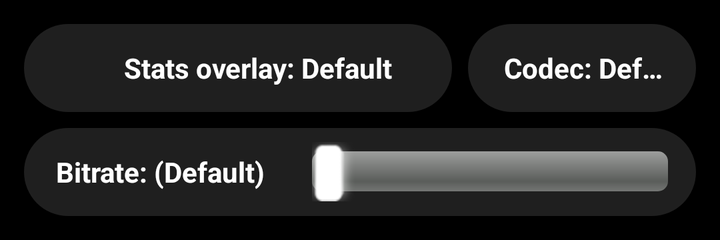
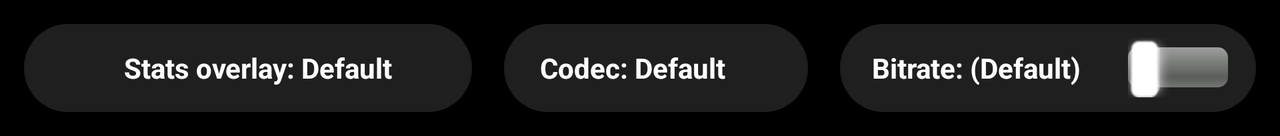

Compare how this app lays out the same screen by default and in its alternative resource folder. The renders come first, then the two layout files and the values they reference.
<!-- AndroidManifest.xml: application theme AppTheme -->
<!-- res/layout/overrides_section.xml -->
<?xml version="1.0" encoding="utf-8"?>
<LinearLayout xmlns:android="http://schemas.android.com/apk/res/android"
    xmlns:seekbar="http://schemas.moonlight-stream.com/apk/res/seekbar"
    android:id="@+id/overridesSection"
    android:layout_width="match_parent"
    android:layout_height="wrap_content"
    android:orientation="vertical"
    android:padding="12dp"
    android:background="?android:attr/selectableItemBackground">

    
    <LinearLayout
        android:layout_width="match_parent"
        android:layout_height="wrap_content"
        android:orientation="vertical">

        
        <LinearLayout
            android:layout_width="match_parent"
            android:layout_height="wrap_content"
            android:orientation="horizontal"
            android:layout_marginBottom="8dp">

        
        <LinearLayout
            android:id="@+id/perfOverlayButton"
            android:layout_width="wrap_content"
            android:layout_height="wrap_content"
            android:minHeight="44dp"
            android:orientation="horizontal"
            android:gravity="center_vertical"
            android:paddingTop="6dp"
            android:paddingBottom="6dp"
            android:paddingStart="14dp"
            android:paddingEnd="14dp"
            android:clickable="true"
            android:focusable="true"
            android:background="@drawable/button_border_rounded"
            android:layout_marginEnd="8dp">

            <ImageView
                android:id="@+id/perfOverlayIcon"
                android:layout_width="28dp"
                android:layout_height="28dp"
                android:src="@drawable/ic_perf_overlay_default"
                android:contentDescription="Performance Overlay Override" />

            <TextView
                android:id="@+id/perfOverlayLabel"
                android:layout_width="wrap_content"
                android:minWidth="150dp"
                android:layout_height="wrap_content"
                android:text="Stats overlay: Default"
                android:textSize="14sp"
                android:textColor="#FFFFFFFF"
                android:textStyle="bold"
                android:singleLine="true"
                android:ellipsize="end"
                android:layout_marginStart="8dp" />

        </LinearLayout>

        
        <LinearLayout
            android:id="@+id/codecButton"
            android:layout_width="wrap_content"
            android:layout_height="wrap_content"
            android:minHeight="44dp"
            android:orientation="horizontal"
            android:gravity="center_vertical"
            android:paddingTop="6dp"
            android:paddingBottom="6dp"
            android:paddingStart="14dp"
            android:paddingEnd="14dp"
            android:clickable="true"
            android:focusable="true"
            android:background="@drawable/button_border_rounded">

            <TextView
                android:id="@+id/codecLabel"
                android:layout_width="wrap_content"
                android:minWidth="100dp"
                android:layout_height="wrap_content"
                android:text="Codec: Default"
                android:textSize="14sp"
                android:textColor="#FFFFFFFF"
                android:textStyle="bold"
                android:singleLine="true"
                android:ellipsize="end"
                android:layout_marginStart="4dp" />

        </LinearLayout>

        </LinearLayout>

        
        <LinearLayout
            android:layout_width="wrap_content"
            android:layout_height="wrap_content"
            android:maxWidth="600dp"
            android:minHeight="44dp"
            android:orientation="horizontal"
            android:gravity="center_vertical"
            android:paddingTop="6dp"
            android:paddingBottom="6dp"
            android:paddingStart="14dp"
            android:paddingEnd="14dp"
            android:background="@drawable/button_border_rounded">

            <TextView
                android:id="@+id/bitrateOverrideValue"
                android:layout_width="wrap_content"
                android:layout_height="wrap_content"
                android:text="@string/bitrate_use_default"
                android:textSize="14sp"
                android:textColor="#FFFFFFFF"
                android:textStyle="bold"
                android:minWidth="130dp"
                android:focusable="true"
                android:clickable="true"
                android:padding="2dp"
                android:background="@drawable/text_focus_selector" />

            <SeekBar
                android:id="@+id/bitrateOverrideSeekBar"
                android:minWidth="200dp"
                android:layout_width="0dp"
                android:layout_height="wrap_content"
                android:layout_weight="1"
                android:max="50"
                android:progress="0"
                android:progressTint="#FF8B5CF6"
                android:thumbTint="#FFFFFFFF" />

        </LinearLayout>

    </LinearLayout>

</LinearLayout>
<!-- resources referenced by this layout -->
<resources>
  <!-- drawable button_border_rounded (drawable) -->
  <?xml version="1.0" encoding="utf-8"?>
  <ripple xmlns:android="http://schemas.android.com/apk/res/android"
      android:color="#40FFFFFF">
      <item>
          <selector>
              
              <item android:state_focused="true">
                  <shape android:shape="rectangle">
                      <corners android:radius="22dp" />
                      <solid android:color="#40FFFFFF" />
                      <stroke android:width="2dp" android:color="#FFFFFFFF" />
                  </shape>
              </item>
              <item>
                  <shape android:shape="rectangle">
                      <corners android:radius="22dp" />
                      <solid android:color="#1FFFFFFF" />
                  </shape>
              </item>
          </selector>
      </item>
  </ripple>
  <string name="bitrate_use_default">Bitrate: (Default)</string>
  <style name="AppTheme" parent="AppBaseTheme">
          
          <item name="android:windowActionBar">false</item>
          <item name="android:windowNoTitle">true</item>
      </style>
  <style name="AppBaseTheme" parent="android:Theme">
          
      </style>
</resources>
<!-- res/layout-land/overrides_section.xml (the repository's variant of the layout above) -->
<!-- drawn on the phone turned sideways -->
<?xml version="1.0" encoding="utf-8"?>
<LinearLayout xmlns:android="http://schemas.android.com/apk/res/android"
    xmlns:seekbar="http://schemas.moonlight-stream.com/apk/res/seekbar"
    android:id="@+id/overridesSection"
    android:layout_width="match_parent"
    android:layout_height="wrap_content"
    android:orientation="vertical"
    android:padding="12dp"
    android:background="?android:attr/selectableItemBackground">

    
    <LinearLayout
        android:layout_width="match_parent"
        android:layout_height="wrap_content"
        android:orientation="horizontal"
        android:gravity="center_vertical">

        
        <LinearLayout
            android:id="@+id/perfOverlayButton"
            android:layout_width="wrap_content"
            android:layout_height="wrap_content"
            android:minHeight="44dp"
            android:orientation="horizontal"
            android:gravity="center_vertical"
            android:paddingTop="6dp"
            android:paddingBottom="6dp"
            android:paddingStart="14dp"
            android:paddingEnd="14dp"
            android:clickable="true"
            android:focusable="true"
            android:background="@drawable/button_border_rounded"
            android:layout_marginEnd="16dp">

            <ImageView
                android:id="@+id/perfOverlayIcon"
                android:layout_width="28dp"
                android:layout_height="28dp"
                android:src="@drawable/ic_perf_overlay_default"
                android:contentDescription="Performance Overlay Override" />

            <TextView
                android:id="@+id/perfOverlayLabel"
                android:layout_width="160dp"
                android:layout_height="wrap_content"
                android:text="Stats overlay: Default"
                android:textSize="14sp"
                android:textColor="#FFFFFFFF"
                android:textStyle="bold"
                android:singleLine="true"
                android:ellipsize="end"
                android:layout_marginStart="8dp" />

        </LinearLayout>

        
        <LinearLayout
            android:id="@+id/codecButton"
            android:layout_width="wrap_content"
            android:layout_height="wrap_content"
            android:minHeight="44dp"
            android:orientation="horizontal"
            android:gravity="center_vertical"
            android:paddingTop="6dp"
            android:paddingBottom="6dp"
            android:paddingStart="14dp"
            android:paddingEnd="14dp"
            android:clickable="true"
            android:focusable="true"
            android:background="@drawable/button_border_rounded"
            android:layout_marginEnd="16dp">

            <TextView
                android:id="@+id/codecLabel"
                android:layout_width="wrap_content"
                android:layout_height="wrap_content"
                android:minWidth="120dp"
                android:text="Codec: Default"
                android:textSize="14sp"
                android:textColor="#FFFFFFFF"
                android:textStyle="bold"
                android:singleLine="true"
                android:ellipsize="end"
                android:layout_marginStart="4dp" />

        </LinearLayout>

        
        <LinearLayout
            android:layout_width="wrap_content"
            android:layout_height="wrap_content"
            android:maxWidth="600dp"
            android:minHeight="44dp"
            android:orientation="horizontal"
            android:gravity="center_vertical"
            android:paddingTop="6dp"
            android:paddingBottom="6dp"
            android:paddingStart="14dp"
            android:paddingEnd="14dp"
            android:background="@drawable/button_border_rounded">

            <TextView
                android:id="@+id/bitrateOverrideValue"
                android:layout_width="wrap_content"
                android:layout_height="wrap_content"
                android:text="@string/bitrate_use_default"
                android:textSize="14sp"
                android:textColor="#FFFFFFFF"
                android:textStyle="bold"
                android:minWidth="130dp"
                android:focusable="true"
                android:clickable="true"
                android:padding="2dp"
                android:background="@drawable/text_focus_selector" />

            <SeekBar
                android:id="@+id/bitrateOverrideSeekBar"
                android:minWidth="200dp"
                android:layout_width="0dp"
                android:layout_height="wrap_content"
                android:layout_weight="1"
                android:max="50"
                android:progress="0"
                android:progressTint="#FF8B5CF6"
                android:thumbTint="#FFFFFFFF" />

        </LinearLayout>

        
        <View
            android:layout_width="0dp"
            android:layout_height="1dp"
            android:layout_weight="1" />

    </LinearLayout>

</LinearLayout>
